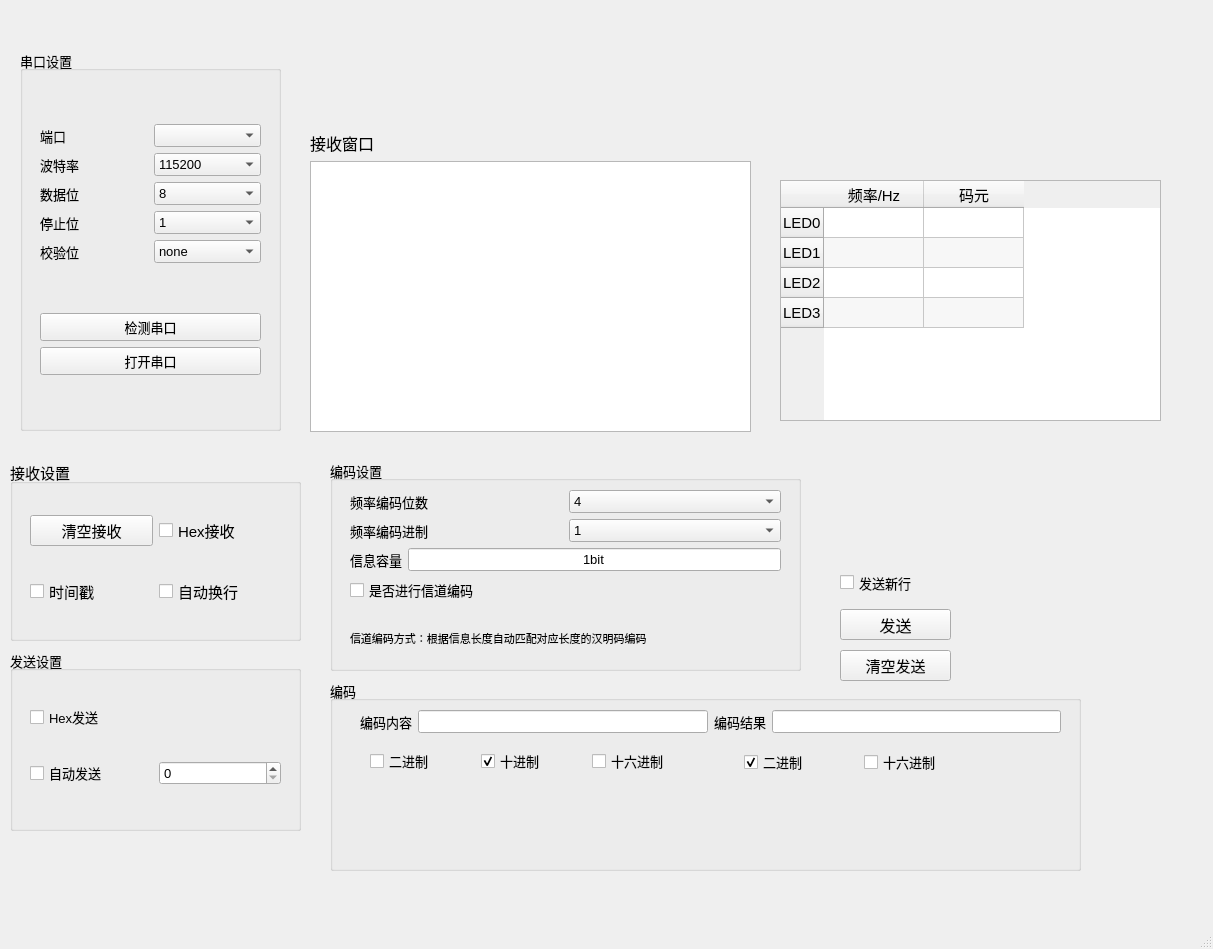
<?xml version="1.0" encoding="UTF-8"?>
<ui version="4.0">
 <class>MainWindow</class>
 <widget class="QMainWindow" name="MainWindow">
  <property name="geometry">
   <rect>
    <x>0</x>
    <y>0</y>
    <width>1213</width>
    <height>949</height>
   </rect>
  </property>
  <property name="sizePolicy">
   <sizepolicy hsizetype="Preferred" vsizetype="Preferred">
    <horstretch>0</horstretch>
    <verstretch>0</verstretch>
   </sizepolicy>
  </property>
  <property name="font">
   <font>
    <family>Arial</family>
    <pointsize>12</pointsize>
   </font>
  </property>
  <property name="windowTitle">
   <string>上位机</string>
  </property>
  <property name="autoFillBackground">
   <bool>false</bool>
  </property>
  <property name="styleSheet">
   <string/>
  </property>
  <widget class="QWidget" name="centralwidget">
   <widget class="QPushButton" name="btnClearSend">
    <property name="geometry">
     <rect>
      <x>840</x>
      <y>650</y>
      <width>111</width>
      <height>31</height>
     </rect>
    </property>
    <property name="font">
     <font>
      <family>Arial</family>
      <pointsize>11</pointsize>
     </font>
    </property>
    <property name="text">
     <string>清空发送</string>
    </property>
   </widget>
   <widget class="QCheckBox" name="chk_send_line">
    <property name="geometry">
     <rect>
      <x>840</x>
      <y>567</y>
      <width>121</width>
      <height>31</height>
     </rect>
    </property>
    <property name="font">
     <font>
      <family>Arial</family>
      <pointsize>10</pointsize>
     </font>
    </property>
    <property name="text">
     <string>发送新行</string>
    </property>
   </widget>
   <widget class="QPushButton" name="sendBt">
    <property name="geometry">
     <rect>
      <x>840</x>
      <y>609</y>
      <width>111</width>
      <height>31</height>
     </rect>
    </property>
    <property name="contextMenuPolicy">
     <enum>Qt::NoContextMenu</enum>
    </property>
    <property name="text">
     <string>发送</string>
    </property>
   </widget>
   <widget class="QGroupBox" name="groupBox_2">
    <property name="geometry">
     <rect>
      <x>10</x>
      <y>460</y>
      <width>291</width>
      <height>181</height>
     </rect>
    </property>
    <property name="font">
     <font>
      <family>Arial</family>
      <pointsize>11</pointsize>
     </font>
    </property>
    <property name="title">
     <string>接收设置</string>
    </property>
    <widget class="QWidget" name="layoutWidget">
     <property name="geometry">
      <rect>
       <x>20</x>
       <y>30</y>
       <width>251</width>
       <height>141</height>
      </rect>
     </property>
     <property name="font">
      <font>
       <family>Arial</family>
       <pointsize>11</pointsize>
      </font>
     </property>
     <layout class="QGridLayout" name="gridLayout">
      <item row="0" column="0">
       <widget class="QPushButton" name="clearBt">
        <property name="font">
         <font>
          <family>Arial</family>
          <pointsize>11</pointsize>
         </font>
        </property>
        <property name="text">
         <string>清空接收</string>
        </property>
       </widget>
      </item>
      <item row="1" column="0">
       <widget class="QCheckBox" name="chk_rev_time">
        <property name="text">
         <string>时间戳</string>
        </property>
       </widget>
      </item>
      <item row="1" column="1">
       <widget class="QCheckBox" name="chk_rev_line">
        <property name="text">
         <string>自动换行</string>
        </property>
       </widget>
      </item>
      <item row="0" column="1">
       <widget class="QCheckBox" name="chk_rev_hex">
        <property name="text">
         <string>Hex接收</string>
        </property>
       </widget>
      </item>
     </layout>
    </widget>
   </widget>
   <widget class="QGroupBox" name="groupBox">
    <property name="geometry">
     <rect>
      <x>20</x>
      <y>50</y>
      <width>261</width>
      <height>381</height>
     </rect>
    </property>
    <property name="font">
     <font>
      <family>Arial</family>
      <pointsize>10</pointsize>
     </font>
    </property>
    <property name="title">
     <string>串口设置</string>
    </property>
    <widget class="QWidget" name="layoutWidget">
     <property name="geometry">
      <rect>
       <x>20</x>
       <y>30</y>
       <width>221</width>
       <height>341</height>
      </rect>
     </property>
     <layout class="QVBoxLayout" name="verticalLayout_5">
      <item>
       <layout class="QHBoxLayout" name="horizontalLayout_2">
        <item>
         <layout class="QVBoxLayout" name="verticalLayout_6">
          <item>
           <widget class="QLabel" name="label_6">
            <property name="text">
             <string>端口</string>
            </property>
           </widget>
          </item>
          <item>
           <widget class="QLabel" name="label_7">
            <property name="text">
             <string>波特率</string>
            </property>
           </widget>
          </item>
          <item>
           <widget class="QLabel" name="label_8">
            <property name="text">
             <string>数据位</string>
            </property>
           </widget>
          </item>
          <item>
           <widget class="QLabel" name="label_9">
            <property name="text">
             <string>停止位</string>
            </property>
           </widget>
          </item>
          <item>
           <widget class="QLabel" name="label_10">
            <property name="text">
             <string>校验位</string>
            </property>
           </widget>
          </item>
         </layout>
        </item>
        <item>
         <layout class="QVBoxLayout" name="verticalLayout_7">
          <item>
           <widget class="QComboBox" name="serialCb"/>
          </item>
          <item>
           <widget class="QComboBox" name="baundrateCb">
            <property name="currentIndex">
             <number>7</number>
            </property>
            <item>
             <property name="text">
              <string>1200</string>
             </property>
            </item>
            <item>
             <property name="text">
              <string>2400</string>
             </property>
            </item>
            <item>
             <property name="text">
              <string>4800</string>
             </property>
            </item>
            <item>
             <property name="text">
              <string>9600</string>
             </property>
            </item>
            <item>
             <property name="text">
              <string>19200</string>
             </property>
            </item>
            <item>
             <property name="text">
              <string>38400</string>
             </property>
            </item>
            <item>
             <property name="text">
              <string>57600</string>
             </property>
            </item>
            <item>
             <property name="text">
              <string>115200</string>
             </property>
            </item>
           </widget>
          </item>
          <item>
           <widget class="QComboBox" name="databitCb">
            <property name="currentIndex">
             <number>3</number>
            </property>
            <item>
             <property name="text">
              <string>5</string>
             </property>
            </item>
            <item>
             <property name="text">
              <string>6</string>
             </property>
            </item>
            <item>
             <property name="text">
              <string>7</string>
             </property>
            </item>
            <item>
             <property name="text">
              <string>8</string>
             </property>
            </item>
           </widget>
          </item>
          <item>
           <widget class="QComboBox" name="stopbitCb">
            <item>
             <property name="text">
              <string>1</string>
             </property>
            </item>
            <item>
             <property name="text">
              <string>1.5</string>
             </property>
            </item>
            <item>
             <property name="text">
              <string>2</string>
             </property>
            </item>
           </widget>
          </item>
          <item>
           <widget class="QComboBox" name="checkbitCb">
            <item>
             <property name="text">
              <string>none</string>
             </property>
            </item>
            <item>
             <property name="text">
              <string>奇校验</string>
             </property>
            </item>
            <item>
             <property name="text">
              <string>偶校验</string>
             </property>
            </item>
           </widget>
          </item>
         </layout>
        </item>
       </layout>
      </item>
      <item>
       <layout class="QVBoxLayout" name="verticalLayout_8">
        <item>
         <widget class="QPushButton" name="bitSerialCheck">
          <property name="text">
           <string>检测串口</string>
          </property>
         </widget>
        </item>
        <item>
         <widget class="QPushButton" name="openBt">
          <property name="text">
           <string>打开串口</string>
          </property>
         </widget>
        </item>
       </layout>
      </item>
     </layout>
    </widget>
   </widget>
   <widget class="QGroupBox" name="groupBox_3">
    <property name="geometry">
     <rect>
      <x>10</x>
      <y>650</y>
      <width>291</width>
      <height>181</height>
     </rect>
    </property>
    <property name="font">
     <font>
      <family>Arial</family>
      <pointsize>10</pointsize>
     </font>
    </property>
    <property name="title">
     <string>发送设置</string>
    </property>
    <widget class="QWidget" name="layoutWidget">
     <property name="geometry">
      <rect>
       <x>20</x>
       <y>30</y>
       <width>251</width>
       <height>131</height>
      </rect>
     </property>
     <layout class="QGridLayout" name="gridLayout_2">
      <item row="1" column="1">
       <widget class="QSpinBox" name="txtSendMs"/>
      </item>
      <item row="1" column="0">
       <widget class="QCheckBox" name="chkTimSend">
        <property name="text">
         <string>自动发送</string>
        </property>
       </widget>
      </item>
      <item row="0" column="0">
       <widget class="QCheckBox" name="chk_send_hex">
        <property name="text">
         <string>Hex发送</string>
        </property>
       </widget>
      </item>
     </layout>
    </widget>
   </widget>
   <widget class="QGroupBox" name="groupBox_4">
    <property name="geometry">
     <rect>
      <x>330</x>
      <y>460</y>
      <width>471</width>
      <height>211</height>
     </rect>
    </property>
    <property name="font">
     <font>
      <family>Arial</family>
      <pointsize>10</pointsize>
     </font>
    </property>
    <property name="title">
     <string>编码设置</string>
    </property>
    <widget class="QWidget" name="layoutWidget">
     <property name="geometry">
      <rect>
       <x>20</x>
       <y>30</y>
       <width>431</width>
       <height>178</height>
      </rect>
     </property>
     <layout class="QGridLayout" name="gridLayout_4">
      <item row="1" column="0">
       <layout class="QVBoxLayout" name="verticalLayout">
        <item>
         <widget class="QCheckBox" name="chk_channel_coding">
          <property name="font">
           <font>
            <family>Arial</family>
            <pointsize>10</pointsize>
           </font>
          </property>
          <property name="text">
           <string>是否进行信道编码</string>
          </property>
         </widget>
        </item>
        <item>
         <widget class="QLabel" name="label">
          <property name="font">
           <font>
            <family>Arial</family>
            <pointsize>8</pointsize>
           </font>
          </property>
          <property name="text">
           <string>信道编码方式：根据信息长度自动匹配对应长度的汉明码编码</string>
          </property>
         </widget>
        </item>
       </layout>
      </item>
      <item row="0" column="0">
       <layout class="QVBoxLayout" name="verticalLayout_2">
        <item>
         <layout class="QHBoxLayout" name="horizontalLayout">
          <item>
           <widget class="QLabel" name="label_11">
            <property name="text">
             <string>频率编码位数</string>
            </property>
           </widget>
          </item>
          <item>
           <widget class="QComboBox" name="freqcoding_weishu_cb">
            <item>
             <property name="text">
              <string>4</string>
             </property>
            </item>
            <item>
             <property name="text">
              <string>5</string>
             </property>
            </item>
            <item>
             <property name="text">
              <string>6</string>
             </property>
            </item>
            <item>
             <property name="text">
              <string>7</string>
             </property>
            </item>
           </widget>
          </item>
         </layout>
        </item>
        <item>
         <layout class="QHBoxLayout" name="horizontalLayout_3">
          <item>
           <widget class="QLabel" name="label_12">
            <property name="text">
             <string>频率编码进制</string>
            </property>
           </widget>
          </item>
          <item>
           <widget class="QComboBox" name="freqcoding_jinzhi_cb">
            <property name="currentText">
             <string>1</string>
            </property>
            <item>
             <property name="text">
              <string>1</string>
             </property>
            </item>
            <item>
             <property name="text">
              <string>2</string>
             </property>
            </item>
            <item>
             <property name="text">
              <string>3</string>
             </property>
            </item>
            <item>
             <property name="text">
              <string>4</string>
             </property>
            </item>
           </widget>
          </item>
         </layout>
        </item>
        <item>
         <layout class="QHBoxLayout" name="horizontalLayout_4">
          <item>
           <widget class="QLabel" name="label_13">
            <property name="text">
             <string>信息容量</string>
            </property>
           </widget>
          </item>
          <item>
           <widget class="QLineEdit" name="Information_Capacity">
            <property name="text">
             <string>1bit</string>
            </property>
            <property name="alignment">
             <set>Qt::AlignCenter</set>
            </property>
            <property name="readOnly">
             <bool>true</bool>
            </property>
           </widget>
          </item>
         </layout>
        </item>
       </layout>
      </item>
     </layout>
    </widget>
   </widget>
   <widget class="QTableWidget" name="tableWidget">
    <property name="geometry">
     <rect>
      <x>780</x>
      <y>180</y>
      <width>381</width>
      <height>241</height>
     </rect>
    </property>
    <property name="font">
     <font>
      <family>Arial</family>
      <pointsize>11</pointsize>
     </font>
    </property>
    <property name="autoFillBackground">
     <bool>false</bool>
    </property>
    <property name="styleSheet">
     <string notr="true"/>
    </property>
    <property name="alternatingRowColors">
     <bool>true</bool>
    </property>
    <row>
     <property name="text">
      <string>LED0</string>
     </property>
    </row>
    <row>
     <property name="text">
      <string>LED1</string>
     </property>
    </row>
    <row>
     <property name="text">
      <string>LED2</string>
     </property>
    </row>
    <row>
     <property name="text">
      <string>LED3</string>
     </property>
    </row>
    <column>
     <property name="text">
      <string>频率/Hz</string>
     </property>
    </column>
    <column>
     <property name="text">
      <string>码元</string>
     </property>
    </column>
    <item row="0" column="0">
     <property name="text">
      <string/>
     </property>
    </item>
    <item row="1" column="0">
     <property name="text">
      <string/>
     </property>
    </item>
   </widget>
   <widget class="QWidget" name="layoutWidget">
    <property name="geometry">
     <rect>
      <x>310</x>
      <y>131</y>
      <width>441</width>
      <height>301</height>
     </rect>
    </property>
    <layout class="QVBoxLayout" name="verticalLayout_4">
     <item>
      <widget class="QLabel" name="label_4">
       <property name="font">
        <font>
         <family>Arial</family>
         <pointsize>12</pointsize>
        </font>
       </property>
       <property name="text">
        <string>接收窗口</string>
       </property>
      </widget>
     </item>
     <item>
      <widget class="QPlainTextEdit" name="recvEdit">
       <property name="sizePolicy">
        <sizepolicy hsizetype="Expanding" vsizetype="Expanding">
         <horstretch>0</horstretch>
         <verstretch>0</verstretch>
        </sizepolicy>
       </property>
       <property name="readOnly">
        <bool>true</bool>
       </property>
      </widget>
     </item>
    </layout>
   </widget>
   <widget class="QGroupBox" name="groupBox_5">
    <property name="geometry">
     <rect>
      <x>330</x>
      <y>680</y>
      <width>751</width>
      <height>191</height>
     </rect>
    </property>
    <property name="font">
     <font>
      <family>Arial</family>
      <pointsize>10</pointsize>
     </font>
    </property>
    <property name="title">
     <string>编码</string>
    </property>
    <widget class="QWidget" name="layoutWidget">
     <property name="geometry">
      <rect>
       <x>30</x>
       <y>30</y>
       <width>701</width>
       <height>151</height>
      </rect>
     </property>
     <layout class="QHBoxLayout" name="horizontalLayout_6">
      <item>
       <layout class="QVBoxLayout" name="verticalLayout_3">
        <item>
         <layout class="QHBoxLayout" name="horizontalLayout_5">
          <item>
           <widget class="QLabel" name="label_2">
            <property name="text">
             <string>编码内容</string>
            </property>
           </widget>
          </item>
          <item>
           <widget class="QLineEdit" name="coding_information">
            <property name="text">
             <string/>
            </property>
           </widget>
          </item>
         </layout>
        </item>
        <item>
         <widget class="QWidget" name="widget" native="true">
          <widget class="QCheckBox" name="input_dec">
           <property name="geometry">
            <rect>
             <x>121</x>
             <y>10</y>
             <width>105</width>
             <height>24</height>
            </rect>
           </property>
           <property name="font">
            <font>
             <pointsize>10</pointsize>
            </font>
           </property>
           <property name="text">
            <string>十进制</string>
           </property>
           <property name="checked">
            <bool>true</bool>
           </property>
           <property name="autoExclusive">
            <bool>true</bool>
           </property>
          </widget>
          <widget class="QCheckBox" name="input_bit">
           <property name="geometry">
            <rect>
             <x>10</x>
             <y>10</y>
             <width>105</width>
             <height>24</height>
            </rect>
           </property>
           <property name="font">
            <font>
             <pointsize>10</pointsize>
            </font>
           </property>
           <property name="text">
            <string>二进制</string>
           </property>
           <property name="autoExclusive">
            <bool>true</bool>
           </property>
          </widget>
          <widget class="QCheckBox" name="input_hex">
           <property name="geometry">
            <rect>
             <x>232</x>
             <y>10</y>
             <width>121</width>
             <height>24</height>
            </rect>
           </property>
           <property name="font">
            <font>
             <pointsize>10</pointsize>
            </font>
           </property>
           <property name="text">
            <string>十六进制</string>
           </property>
           <property name="autoExclusive">
            <bool>true</bool>
           </property>
          </widget>
         </widget>
        </item>
       </layout>
      </item>
      <item>
       <layout class="QVBoxLayout" name="verticalLayout_9">
        <item>
         <layout class="QHBoxLayout" name="horizontalLayout_8">
          <item>
           <widget class="QLabel" name="label_3">
            <property name="text">
             <string>编码结果</string>
            </property>
           </widget>
          </item>
          <item>
           <widget class="QLineEdit" name="coding_output">
            <property name="readOnly">
             <bool>true</bool>
            </property>
           </widget>
          </item>
         </layout>
        </item>
        <item>
         <widget class="QWidget" name="widget_2" native="true">
          <widget class="QWidget" name="layoutWidget">
           <property name="geometry">
            <rect>
             <x>30</x>
             <y>10</y>
             <width>234</width>
             <height>26</height>
            </rect>
           </property>
           <layout class="QHBoxLayout" name="horizontalLayout_7">
            <item>
             <widget class="QCheckBox" name="output_bit">
              <property name="font">
               <font>
                <pointsize>10</pointsize>
               </font>
              </property>
              <property name="text">
               <string>二进制</string>
              </property>
              <property name="checked">
               <bool>true</bool>
              </property>
              <property name="autoExclusive">
               <bool>true</bool>
              </property>
             </widget>
            </item>
            <item>
             <widget class="QCheckBox" name="output_hex">
              <property name="font">
               <font>
                <pointsize>10</pointsize>
               </font>
              </property>
              <property name="text">
               <string>十六进制</string>
              </property>
              <property name="autoExclusive">
               <bool>true</bool>
              </property>
             </widget>
            </item>
           </layout>
          </widget>
         </widget>
        </item>
       </layout>
      </item>
     </layout>
    </widget>
   </widget>
   <widget class="QWidget" name="layoutWidget">
    <property name="geometry">
     <rect>
      <x>0</x>
      <y>0</y>
      <width>2</width>
      <height>2</height>
     </rect>
    </property>
    <layout class="QFormLayout" name="formLayout"/>
   </widget>
   <zorder>layoutWidget</zorder>
   <zorder>btnClearSend</zorder>
   <zorder>sendBt</zorder>
   <zorder>groupBox_2</zorder>
   <zorder>groupBox</zorder>
   <zorder>groupBox_3</zorder>
   <zorder>layoutWidget</zorder>
   <zorder>groupBox_4</zorder>
   <zorder>chk_send_line</zorder>
   <zorder>tableWidget</zorder>
   <zorder>groupBox_5</zorder>
  </widget>
  <widget class="QMenuBar" name="menubar">
   <property name="geometry">
    <rect>
     <x>0</x>
     <y>0</y>
     <width>1213</width>
     <height>21</height>
    </rect>
   </property>
  </widget>
  <widget class="QStatusBar" name="statusbar"/>
 </widget>
 <resources/>
 <connections/>
</ui>
